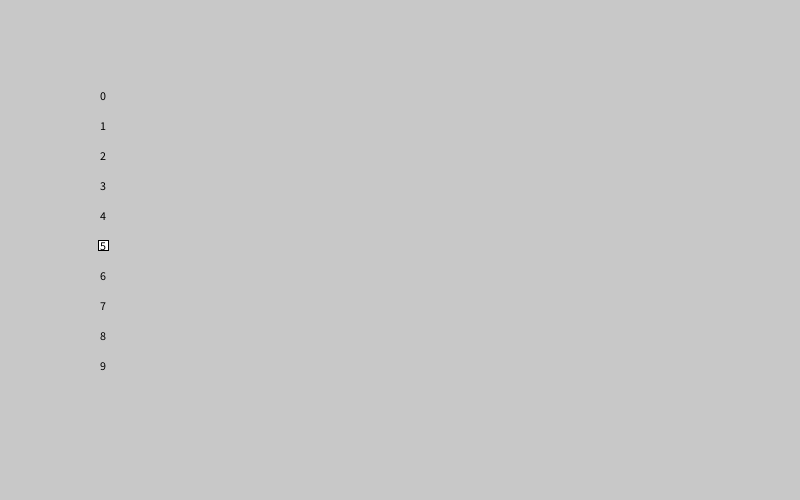
Frame 1 (no input)
Frame 60 (the mouse pressed at the canvas centre just before this capture): identical to frame 1, image omitted
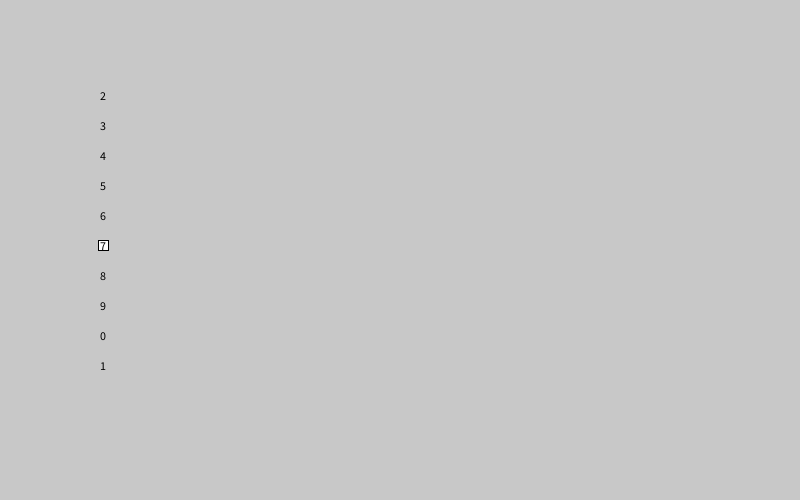
Frame 120 (the mouse held since frame 60 and released just before this capture)

The Processing sketch that drew these frames (run headless with seeded random() and noise(); from frame 60 on, the mouse is pressed at the canvas centre):

// Processing sketch: NumberScrollWheel
// ── NumberScrollWheel.pde
void setup() {
  size(800, 500);
}
int finalValue=5;
int curValue=0;
int scrollX=0;
int distance=0;
void draw() {
  background(200);
  if (keyPressed) {
    if (key=='w')curValue--;
    else if (key=='s')curValue++;
  }
  
  if(mousePressed){
    distance=scrollX-mouseY;
    distance/=30;
    if(distance<0)distance+=10;
    distance%=10;
    curValue=distance+finalValue;
  }else{
    scrollX=mouseY;
    finalValue=curValue;
  }
  if(curValue<0)curValue+=10;
  curValue%=10;
  println(distance+" "+curValue);
  fill(255);
  rect(98, 240, 10, 10);
  fill(0);
  for (int i=0; i<10; i++) {
    text((i+curValue)%10, 100, 250+30*(i-5));
  }
  
}
